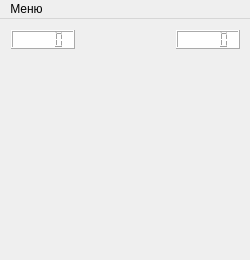
<?xml version="1.0" encoding="UTF-8"?>
<ui version="4.0">
 <class>MainWindow</class>
 <widget class="QMainWindow" name="MainWindow">
  <property name="geometry">
   <rect>
    <x>0</x>
    <y>0</y>
    <width>250</width>
    <height>260</height>
   </rect>
  </property>
  <property name="windowTitle">
   <string>MainWindow</string>
  </property>
  <widget class="QWidget" name="centralWidget">
   <widget class="QWidget" name="horizontalLayoutWidget">
    <property name="geometry">
     <rect>
      <x>0</x>
      <y>0</y>
      <width>251</width>
      <height>41</height>
     </rect>
    </property>
    <layout class="QHBoxLayout" name="horizontalLayout">
     <item>
      <widget class="QLCDNumber" name="Bombas">
       <property name="styleSheet">
        <string notr="true">background-color: rgb(255, 255, 255);
color: rgb(255, 0, 0);
font: 16pt &quot;Wide Latin&quot;;</string>
       </property>
      </widget>
     </item>
     <item>
      <spacer name="horizontalSpacer">
       <property name="orientation">
        <enum>Qt::Horizontal</enum>
       </property>
       <property name="sizeHint" stdset="0">
        <size>
         <width>40</width>
         <height>20</height>
        </size>
       </property>
      </spacer>
     </item>
     <item>
      <widget class="QLCDNumber" name="Time">
       <property name="styleSheet">
        <string notr="true">background-color: rgb(255, 255, 255);
color: rgb(255, 0, 0);
font: 16pt &quot;Wide Latin&quot;;</string>
       </property>
      </widget>
     </item>
    </layout>
   </widget>
  </widget>
  <widget class="QMenuBar" name="menuBar">
   <property name="geometry">
    <rect>
     <x>0</x>
     <y>0</y>
     <width>250</width>
     <height>26</height>
    </rect>
   </property>
   <widget class="QMenu" name="menumenu">
    <property name="title">
     <string>Меню</string>
    </property>
    <widget class="QMenu" name="new_game">
     <property name="title">
      <string>Новая игра</string>
     </property>
     <addaction name="novichok"/>
     <addaction name="lubitel"/>
     <addaction name="profi"/>
    </widget>
    <addaction name="pause"/>
    <addaction name="new_game"/>
   </widget>
   <addaction name="menumenu"/>
  </widget>
  <action name="pause">
   <property name="text">
    <string>Пауза </string>
   </property>
  </action>
  <action name="novichok">
   <property name="text">
    <string>Новичок 9х9 10 бомб</string>
   </property>
  </action>
  <action name="lubitel">
   <property name="text">
    <string>Любитель 16х16 40 бомб</string>
   </property>
  </action>
  <action name="profi">
   <property name="text">
    <string>Профессионал 16х30 99 бомб</string>
   </property>
  </action>
 </widget>
 <layoutdefault spacing="6" margin="11"/>
 <resources/>
 <connections/>
</ui>
